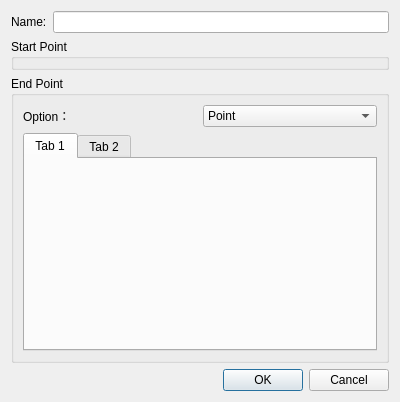
<?xml version="1.0" encoding="UTF-8"?>
<ui version="4.0">
 <class>CreateLineDialog</class>
 <widget class="QDialog" name="CreateLineDialog">
  <property name="geometry">
   <rect>
    <x>0</x>
    <y>0</y>
    <width>400</width>
    <height>358</height>
   </rect>
  </property>
  <property name="windowTitle">
   <string>Create Edge</string>
  </property>
  <layout class="QGridLayout" name="gridLayout_6">
   <item row="0" column="0">
    <layout class="QHBoxLayout" name="horizontalLayout">
     <item>
      <widget class="QLabel" name="label">
       <property name="text">
        <string>Name:</string>
       </property>
      </widget>
     </item>
     <item>
      <widget class="QLineEdit" name="namelineEdit"/>
     </item>
    </layout>
   </item>
   <item row="1" column="0">
    <widget class="QGroupBox" name="CornergroupBox">
     <property name="title">
      <string>Start Point</string>
     </property>
     <layout class="QGridLayout" name="gridLayout_2">
      <property name="leftMargin">
       <number>0</number>
      </property>
      <property name="topMargin">
       <number>0</number>
      </property>
      <property name="rightMargin">
       <number>0</number>
      </property>
      <property name="bottomMargin">
       <number>0</number>
      </property>
      <item row="0" column="0">
       <layout class="QVBoxLayout" name="verticalLayout"/>
      </item>
     </layout>
    </widget>
   </item>
   <item row="2" column="0">
    <widget class="QGroupBox" name="groupBox">
     <property name="title">
      <string>End Point</string>
     </property>
     <layout class="QGridLayout" name="gridLayout">
      <item row="0" column="0">
       <layout class="QHBoxLayout" name="horizontalLayout_2">
        <item>
         <widget class="QLabel" name="label_2">
          <property name="text">
           <string>Option：</string>
          </property>
         </widget>
        </item>
        <item>
         <widget class="QComboBox" name="comboBoxOption">
          <item>
           <property name="text">
            <string>Point</string>
           </property>
          </item>
          <item>
           <property name="text">
            <string>Direction</string>
           </property>
          </item>
         </widget>
        </item>
       </layout>
      </item>
      <item row="1" column="0">
       <widget class="QTabWidget" name="tabWidget">
        <property name="currentIndex">
         <number>0</number>
        </property>
        <widget class="QWidget" name="pointTab">
         <attribute name="title">
          <string>Tab 1</string>
         </attribute>
         <layout class="QGridLayout" name="gridLayout_5">
          <property name="leftMargin">
           <number>0</number>
          </property>
          <property name="rightMargin">
           <number>0</number>
          </property>
          <item row="0" column="0">
           <layout class="QVBoxLayout" name="ptlayout">
            <property name="spacing">
             <number>6</number>
            </property>
           </layout>
          </item>
         </layout>
        </widget>
        <widget class="QWidget" name="tab_2">
         <attribute name="title">
          <string>Tab 2</string>
         </attribute>
         <layout class="QGridLayout" name="gridLayout_4">
          <item row="0" column="0">
           <layout class="QHBoxLayout" name="horizontalLayout_3">
            <item>
             <widget class="QLabel" name="label_3">
              <property name="text">
               <string>Length:</string>
              </property>
             </widget>
            </item>
            <item>
             <widget class="QLineEdit" name="lineEditLength">
              <property name="text">
               <string>10.00</string>
              </property>
             </widget>
            </item>
           </layout>
          </item>
          <item row="1" column="0">
           <widget class="QGroupBox" name="groupBox_2">
            <property name="title">
             <string>Direction</string>
            </property>
            <layout class="QGridLayout" name="gridLayout_3">
             <item row="2" column="0">
              <layout class="QHBoxLayout" name="horizontalLayout_5">
               <item>
                <widget class="QDoubleSpinBox" name="doubleSpinBoxX">
                 <property name="minimum">
                  <double>-1000.000000000000000</double>
                 </property>
                 <property name="maximum">
                  <double>1000.000000000000000</double>
                 </property>
                </widget>
               </item>
               <item>
                <widget class="QDoubleSpinBox" name="doubleSpinBoxY">
                 <property name="minimum">
                  <double>-1000.000000000000000</double>
                 </property>
                 <property name="maximum">
                  <double>1000.000000000000000</double>
                 </property>
                </widget>
               </item>
               <item>
                <widget class="QDoubleSpinBox" name="doubleSpinBoxZ">
                 <property name="minimum">
                  <double>-1000.000000000000000</double>
                 </property>
                 <property name="maximum">
                  <double>1000.000000000000000</double>
                 </property>
                 <property name="value">
                  <double>1.000000000000000</double>
                 </property>
                </widget>
               </item>
              </layout>
             </item>
             <item row="0" column="0">
              <layout class="QHBoxLayout" name="horizontalLayout_4">
               <item>
                <widget class="QRadioButton" name="radioButtonX">
                 <property name="text">
                  <string>X axis</string>
                 </property>
                </widget>
               </item>
               <item>
                <widget class="QRadioButton" name="radioButtonY">
                 <property name="text">
                  <string>Y axis</string>
                 </property>
                </widget>
               </item>
               <item>
                <widget class="QRadioButton" name="radioButtonZ">
                 <property name="text">
                  <string>Z axis</string>
                 </property>
                 <property name="checked">
                  <bool>true</bool>
                 </property>
                </widget>
               </item>
              </layout>
             </item>
             <item row="1" column="0">
              <widget class="QRadioButton" name="radioButtonUser">
               <property name="text">
                <string>User define</string>
               </property>
              </widget>
             </item>
             <item row="3" column="0">
              <widget class="QCheckBox" name="checkBoxReverse">
               <property name="text">
                <string>Reverse</string>
               </property>
              </widget>
             </item>
            </layout>
           </widget>
          </item>
         </layout>
        </widget>
       </widget>
      </item>
     </layout>
    </widget>
   </item>
   <item row="3" column="0">
    <widget class="QDialogButtonBox" name="buttonBox">
     <property name="orientation">
      <enum>Qt::Horizontal</enum>
     </property>
     <property name="standardButtons">
      <set>QDialogButtonBox::Cancel|QDialogButtonBox::Ok</set>
     </property>
    </widget>
   </item>
  </layout>
 </widget>
 <resources/>
 <connections>
  <connection>
   <sender>buttonBox</sender>
   <signal>accepted()</signal>
   <receiver>CreateLineDialog</receiver>
   <slot>accept()</slot>
   <hints>
    <hint type="sourcelabel">
     <x>248</x>
     <y>254</y>
    </hint>
    <hint type="destinationlabel">
     <x>157</x>
     <y>274</y>
    </hint>
   </hints>
  </connection>
  <connection>
   <sender>buttonBox</sender>
   <signal>rejected()</signal>
   <receiver>CreateLineDialog</receiver>
   <slot>reject()</slot>
   <hints>
    <hint type="sourcelabel">
     <x>316</x>
     <y>260</y>
    </hint>
    <hint type="destinationlabel">
     <x>286</x>
     <y>274</y>
    </hint>
   </hints>
  </connection>
 </connections>
</ui>
